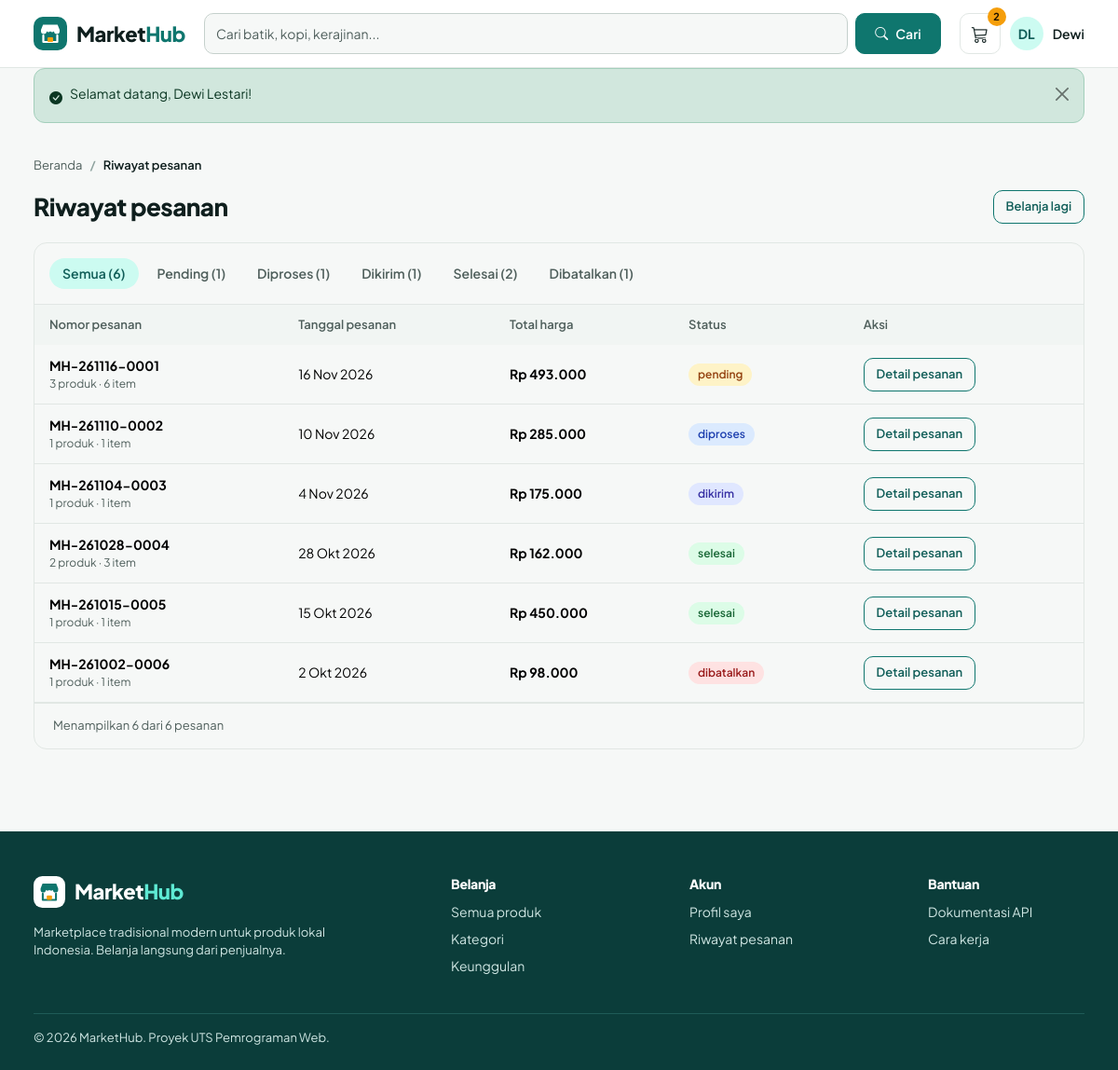
/pembeli/riwayat-pesanan.php (signed in), run on the app's committed database.
### tables this page shows
CREATE TABLE users (
  id         INT UNSIGNED NOT NULL AUTO_INCREMENT,
  nama       VARCHAR(100) NOT NULL,
  email      VARCHAR(150) NOT NULL,
  password   VARCHAR(255) NOT NULL,
  role       ENUM('admin','penjual','pembeli') NOT NULL DEFAULT 'pembeli',
  status     ENUM('aktif','nonaktif') NOT NULL DEFAULT 'aktif',  
  created_at TIMESTAMP NOT NULL DEFAULT CURRENT_TIMESTAMP,
  PRIMARY KEY (id),
  UNIQUE KEY uq_users_email (email)
);

CREATE TABLE pesanan (
  id                INT UNSIGNED NOT NULL AUTO_INCREMENT,
  user_id           INT UNSIGNED NOT NULL,
  total_harga       DECIMAL(12,0) NOT NULL,
  status_pesanan    ENUM('pending','diproses','dikirim','selesai','dibatalkan') NOT NULL DEFAULT 'pending',
  alamat_pengiriman TEXT NOT NULL,
  tanggal_pesanan   TIMESTAMP NOT NULL DEFAULT CURRENT_TIMESTAMP,
  PRIMARY KEY (id),
  KEY idx_pesanan_user (user_id),
  KEY idx_pesanan_status (status_pesanan),
  CONSTRAINT fk_pesanan_user FOREIGN KEY (user_id) REFERENCES users (id) ON DELETE RESTRICT ON UPDATE CASCADE
);

### auth/session.php (called while the page is built, shortened)
<?php
function current_user()
{
    static $user = false;
    if ($user !== false) {
        return $user;
    }
    $user = null;
    if (!empty($_SESSION['uid'])) {
        $row = db_row('SELECT id, nama, email, role, status, created_at FROM users WHERE id = ?', [(int) $_SESSION['uid']]);
        if ($row && $row['status'] === 'aktif') {
            $row['id'] = (int) $row['id'];
            $user = $row;
        } else {
            unset($_SESSION['uid']);
        }
    }
    return $user;
}

### auth/check-role.php (called while the page is built, shortened)
<?php
function require_login()
{
    $user = current_user();
    if ($user) {
        return $user;
    }
}
function require_role($roles = null)
{
    $user = require_login();
    return $user;
}

### includes/auth-check.php (called while the page is built)
<?php
$authUser = require_role($requiredRoles ?? null);

### pembeli/riwayat-pesanan.php (the view, shortened to what this page needs)
<?php
require_once __DIR__ . '/../config/app.php';
$requiredRoles = ['pembeli'];
require __DIR__ . '/../includes/auth-check.php';
$status = get('status');
$status = in_array($status, STATUS_LIST, true) ? $status : '';
$counts = array_column(db_all('SELECT status_pesanan AS s, COUNT(*) AS n FROM pesanan WHERE user_id = ? GROUP BY status_pesanan', [$authUser['id']]), 'n', 's');
$all = array_sum($counts);
$where = 'o.user_id = ?';
$params = [$authUser['id']];
$total = (int) db_val("SELECT COUNT(*) FROM pesanan o WHERE $where", $params);
[$page, $pages, $offset] = paginate($total, 10, (int) get('page', '1'));
$orders = db_all("SELECT o.*,
        (SELECT COUNT(*) FROM detail_pesanan d WHERE d.pesanan_id = o.id) AS jml_produk,
        (SELECT COALESCE(SUM(d.jumlah), 0) FROM detail_pesanan d WHERE d.pesanan_id = o.id) AS jml_item
    FROM pesanan o WHERE $where ORDER BY o.tanggal_pesanan DESC, o.id DESC LIMIT ? OFFSET ?", array_merge($params, [10, $offset]));
$layout = 'public';
require __DIR__ . '/../includes/header.php';
?>
<nav aria-label="Breadcrumb"><ol class="breadcrumb">
  <li class="breadcrumb-item"><a href="<?= e(url('beranda.php')) ?>">Beranda</a></li>
  <li class="breadcrumb-item active" aria-current="page">Riwayat pesanan</li>
</ol></nav>
<div class="mh-ph"><h1>Riwayat pesanan</h1><a class="btn btn-outline-primary btn-sm" href="<?= e(url('beranda.php')) ?>">Belanja lagi</a></div>
<div class="card overflow-hidden">
  <div class="px-3 pt-3 pb-1 border-bottom">
    <div class="mh-cats" style="padding:0 0 12px">
      <a class="<?= $status === '' ? 'on' : '' ?>" href="<?= e(page_url(['status' => '', 'page' => ''])) ?>">Semua (<?= $all ?>)</a>
      <?php foreach (STATUS_LIST as $s): ?>
        <a class="<?= $status === $s ? 'on' : '' ?>" href="<?= e(page_url(['status' => $s, 'page' => ''])) ?>"><?= ucfirst($s) ?> (<?= (int) ($counts[$s] ?? 0) ?>)</a>
      <?php endforeach; ?>
    </div>
  </div>
  <div class="table-responsive">
    <table class="table mh-table">
      <thead><tr><th>Nomor pesanan</th><th>Tanggal pesanan</th><th>Total harga</th><th>Status</th><th>Aksi</th></tr></thead>
      <tbody>
      <?php foreach ($orders as $o): ?>
        <tr>
          <td><b><?= e(nomor_pesanan($o['id'], $o['tanggal_pesanan'])) ?></b><div class="text-muted" style="font-size:12px"><?= (int) $o['jml_produk'] ?> produk · <?= (int) $o['jml_item'] ?> item</div></td>
          <td><?= e(tgl($o['tanggal_pesanan'])) ?></td>
          <td><b><?= rupiah($o['total_harga']) ?></b></td>
          <td><?= status_badge($o['status_pesanan']) ?></td>
          <td><a class="btn btn-outline-primary btn-sm" href="<?= e(url('pembeli/detail-pesanan.php?id=' . (int) $o['id'])) ?>">Detail pesanan</a></td>
        </tr>
      <?php endforeach; ?>
      </tbody>
    </table>
  </div>
  <div class="mh-pgn"><span>Menampilkan <?= count($orders) ?> dari <?= $total ?> pesanan</span><?= pagination_html($page, $pages) ?></div>
</div>
<?php require __DIR__ . '/../includes/footer.php'; ?>

### includes/navbar.php (shortened to what this page needs)
<?php
$u = current_user();
$cartN = ($u && $u['role'] === 'pembeli') ? cart_count($u['id']) : 0;
$isLanding = ($layout ?? 'public') === 'landing';
?>
<header class="mh-nav">
  <div class="container mh-nav-in">
    <a class="mh-logo" href="<?= e(url($isLanding ? 'index.php' : 'beranda.php')) ?>"><?= logo_svg(36) ?><span>Market<b>Hub</b></span></a>
    <?php if ($isLanding): ?>
      <nav class="mh-links d-none d-md-flex" aria-label="Menu utama">
        <a href="<?= e(url('beranda.php')) ?>">Beranda</a>
        <a href="#kategori">Kategori</a>
        <a href="#keunggulan">Keunggulan</a>
        <a href="#unggulan">Produk unggulan</a>
      </nav>
    <?php else: ?>
      <form class="mh-search" action="<?= e(url('beranda.php')) ?>" method="get" role="search">
        <input class="form-control" type="search" name="q" value="<?= e(get('q')) ?>" placeholder="Cari batik, kopi, kerajinan..." aria-label="Cari produk">
        <button class="btn btn-primary" type="submit"><i class="bi bi-search"></i><span class="d-none d-sm-inline">Cari</span></button>
      </form>
    <?php endif; ?>
    <div class="mh-nr">
      <?php if (!$isLanding && (!$u || $u['role'] === 'pembeli')): ?>
        <a class="mh-ib" href="<?= e(url('pembeli/keranjang.php')) ?>" aria-label="Keranjang belanja">
          <i class="bi bi-cart3"></i><?php if ($cartN > 0): ?><span class="mh-cnt"><?= $cartN ?></span><?php endif; ?>
        </a>
      <?php endif; ?>
      <?php if ($u): ?>
        <div class="dropdown">
          <a class="mh-me dropdown-toggle" href="#" role="button" data-bs-toggle="dropdown" aria-expanded="false">
            <span class="mh-av"><?= e(initials($u['nama'])) ?></span><span class="d-none d-sm-inline"><?= e(explode(' ', $u['nama'])[0]) ?></span>
          </a>
        </div>
      <?php else: ?>
        <a class="btn btn-outline-primary btn-sm" href="<?= e(url('auth/login.php')) ?>">Masuk</a>
        <a class="btn btn-primary btn-sm" href="<?= e(url('auth/register.php')) ?>">Daftar</a>
      <?php endif; ?>
    </div>
  </div>
</header>

### includes/functions.php (shortened to what this page needs)
<?php
function db_stmt($sql, array $params = [])
{
    global $conn;
    $st = $conn->prepare($sql);
    if ($params) {
        $types = '';
        foreach ($params as $p) {
            $types .= is_int($p) ? 'i' : (is_float($p) ? 'd' : 's');
        }
        $st->bind_param($types, ...$params);
    }
    $st->execute();
    return $st;
}
function db_all($sql, array $params = [])
{
    $st = db_stmt($sql, $params);
    $rows = $st->get_result()->fetch_all(MYSQLI_ASSOC);
    return $rows;
}
function db_row($sql, array $params = [])
{
    $rows = db_all($sql, $params);
    return $rows[0] ?? null;
}
function db_val($sql, array $params = [])
{
    $row = db_row($sql, $params);
    return $row ? reset($row) : null;
}
function e($v)
{
    return htmlspecialchars((string) $v, ENT_QUOTES, 'UTF-8');
}
function url($path = '')
{
    return BASE_URL . '/' . ltrim($path, '/');
}
function get($key, $default = '')
{
    $v = $_GET[$key] ?? $default;
    return is_string($v) ? trim($v) : $default;
}
function rupiah($n)
{
    return 'Rp ' . number_format((float) $n, 0, ',', '.');
}
function tgl($d, $withTime = false)
{
    $bln = ['', 'Jan', 'Feb', 'Mar', 'Apr', 'Mei', 'Jun', 'Jul', 'Agu', 'Sep', 'Okt', 'Nov', 'Des'];
    $t = strtotime($d);
    return date('j', $t) . ' ' . $bln[(int) date('n', $t)] . ' ' . date('Y', $t) . ($withTime ? ', ' . date('H:i', $t) : '');
}
function nomor_pesanan($id, $tanggal)
{
    return 'MH-' . date('ymd', strtotime($tanggal)) . '-' . str_pad((string) $id, 4, '0', STR_PAD_LEFT);
}
function status_badge($s)
{
    $s = in_array($s, STATUS_LIST, true) ? $s : 'pending';
    return '<span class="st st-' . $s . '">' . e($s) . '</span>';
}
function initials($name)
{
    $parts = preg_split('/\s+/', trim((string) $name));
    $i = strtoupper(substr($parts[0] ?? '', 0, 1) . substr($parts[1] ?? '', 0, 1));
    return $i !== '' ? $i : 'U';
}
function paginate($total, $per, $page)
{
    $pages = max(1, (int) ceil($total / $per));
    $page = min(max(1, (int) $page), $pages);
    return [$page, $pages, ($page - 1) * $per];
}
function page_url(array $override = [])
{
    $q = array_merge($_GET, $override);
    foreach ($q as $k => $v) {
        if ($v === '' || $v === null) {
            unset($q[$k]);
        }
    }
    return '?' . http_build_query($q);
}
function logo_svg($size = 36, $inverse = false)
{
    $bg = $inverse ? '#FFFFFF' : '#0F766E';
    $fg = $inverse ? '#0F766E' : '#FFFFFF';
    return '<svg width="' . $size . '" height="' . $size . '" viewBox="0 0 36 36" aria-hidden="true"><rect width="36" height="36" rx="10" fill="' . $bg . '"/>'
        . '<path d="M8 14l2.2-5.5h15.6L28 14v1.5a3 3 0 01-6 0 3 3 0 01-4 0 3 3 0 01-4 0 3 3 0 01-6 0z" fill="' . $fg . '"/>'
        . '<path d="M10.5 20v7h15v-7" stroke="' . $fg . '" stroke-width="2.2" fill="none" stroke-linecap="round" stroke-linejoin="round"/>'
        . '<rect x="15" y="22" width="6" height="5" rx="1" fill="#F59E0B"/></svg>';
}
function cart_count($uid)
{
    return (int) db_val('SELECT COUNT(*) FROM keranjang WHERE user_id = ?', [(int) $uid]);
}

### data on the page
users: nama "DL", nama "Dewi"
pesanan: id "2", nomor_pesanan($o['id'], $o['tanggal_pesanan']) "MH-261110-0002", jml_produk "1", jml_item "1", tanggal_pesanan "10 Nov 2026", total_harga "Rp 285.000", status_pesanan "diproses"
pesanan: nomor_pesanan($o['id'], $o['tanggal_pesanan']) "MH-261116-0001", jml_produk "3", jml_item "6", tanggal_pesanan "16 Nov 2026", total_harga "Rp 493.000", status_pesanan "pending"
pesanan: nomor_pesanan($o['id'], $o['tanggal_pesanan']) "MH-261104-0003", jml_produk "1", jml_item "1", tanggal_pesanan "4 Nov 2026", total_harga "Rp 175.000", status_pesanan "dikirim"
pesanan: nomor_pesanan($o['id'], $o['tanggal_pesanan']) "MH-261028-0004", jml_produk "2", jml_item "3", tanggal_pesanan "28 Okt 2026", total_harga "Rp 162.000", status_pesanan "selesai"
pesanan: nomor_pesanan($o['id'], $o['tanggal_pesanan']) "MH-261015-0005", jml_produk "1", jml_item "1", tanggal_pesanan "15 Okt 2026", total_harga "Rp 450.000", status_pesanan "selesai"
pesanan: nomor_pesanan($o['id'], $o['tanggal_pesanan']) "MH-261002-0006", jml_produk "1", jml_item "1", tanggal_pesanan "2 Okt 2026", total_harga "Rp 98.000", status_pesanan "dibatalkan"

### other printed values
$cartN "2"
$fl['msg'] "Selamat datang, Dewi Lestari!"
$all "6"
$s "Pending"
$counts[$s] "1"
$s "Diproses"
$s "Dikirim"
$s "Selesai"
$s "Dibatalkan"
count($orders) "6"
$total "6"
